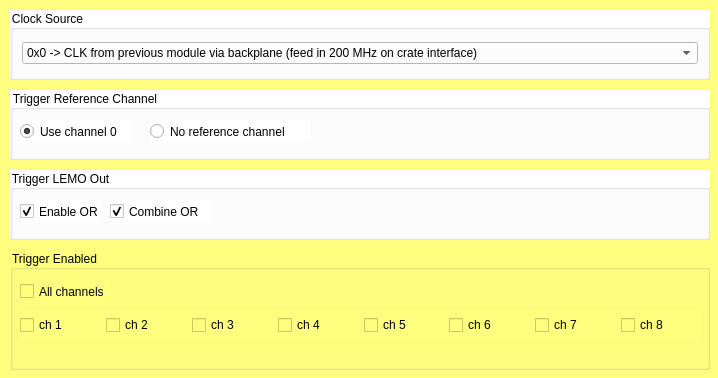
<?xml version="1.0" encoding="UTF-8"?>
<ui version="4.0">
 <class>TamexTriggerTab</class>
 <widget class="QWidget" name="TamexTriggerTab">
  <property name="geometry">
   <rect>
    <x>0</x>
    <y>0</y>
    <width>718</width>
    <height>378</height>
   </rect>
  </property>
  <property name="sizePolicy">
   <sizepolicy hsizetype="Preferred" vsizetype="Preferred">
    <horstretch>0</horstretch>
    <verstretch>0</verstretch>
   </sizepolicy>
  </property>
  <property name="windowTitle">
   <string>Form</string>
  </property>
  <property name="styleSheet">
   <string notr="true">background-color: rgb(255, 255, 127);</string>
  </property>
  <widget class="QGroupBox" name="groupBox_2">
   <property name="geometry">
    <rect>
     <x>10</x>
     <y>90</y>
     <width>700</width>
     <height>70</height>
    </rect>
   </property>
   <property name="styleSheet">
    <string notr="true">background-color: rgb(255, 255, 255);</string>
   </property>
   <property name="title">
    <string>Trigger Reference Channel</string>
   </property>
   <widget class="QRadioButton" name="rb_use_cannel_0">
    <property name="geometry">
     <rect>
      <x>10</x>
      <y>30</y>
      <width>111</width>
      <height>23</height>
     </rect>
    </property>
    <property name="text">
     <string>Use channel 0</string>
    </property>
    <property name="checked">
     <bool>true</bool>
    </property>
   </widget>
   <widget class="QRadioButton" name="rb_no_ref_channel">
    <property name="geometry">
     <rect>
      <x>140</x>
      <y>30</y>
      <width>161</width>
      <height>23</height>
     </rect>
    </property>
    <property name="text">
     <string>No reference channel</string>
    </property>
   </widget>
  </widget>
  <widget class="QGroupBox" name="groupBox_3">
   <property name="geometry">
    <rect>
     <x>10</x>
     <y>170</y>
     <width>700</width>
     <height>70</height>
    </rect>
   </property>
   <property name="styleSheet">
    <string notr="true">background-color: rgb(255, 255, 255);</string>
   </property>
   <property name="title">
    <string>Trigger LEMO Out</string>
   </property>
   <widget class="QCheckBox" name="ckbx_enable_or">
    <property name="geometry">
     <rect>
      <x>10</x>
      <y>30</y>
      <width>82</width>
      <height>23</height>
     </rect>
    </property>
    <property name="text">
     <string>Enable OR</string>
    </property>
    <property name="checked">
     <bool>true</bool>
    </property>
   </widget>
   <widget class="QCheckBox" name="ckbx_comb_or">
    <property name="geometry">
     <rect>
      <x>100</x>
      <y>30</y>
      <width>101</width>
      <height>23</height>
     </rect>
    </property>
    <property name="text">
     <string>Combine OR</string>
    </property>
    <property name="checked">
     <bool>true</bool>
    </property>
   </widget>
  </widget>
  <widget class="QGroupBox" name="ClockSourcegroupBox">
   <property name="geometry">
    <rect>
     <x>10</x>
     <y>10</y>
     <width>700</width>
     <height>70</height>
    </rect>
   </property>
   <property name="styleSheet">
    <string notr="true">background-color: rgb(255, 255, 255);</string>
   </property>
   <property name="title">
    <string>Clock Source</string>
   </property>
   <layout class="QGridLayout" name="gridLayout_6">
    <item row="0" column="0">
     <widget class="QComboBox" name="cb_ClockSource">
      <property name="toolTip">
       <string>&lt;html&gt;&lt;head/&gt;&lt;body&gt;&lt;p&gt;Clock Source for TDC. NO AutoApply! Please press apply to reset these settings.&lt;/p&gt;&lt;/body&gt;&lt;/html&gt;</string>
      </property>
      <property name="currentIndex">
       <number>0</number>
      </property>
      <item>
       <property name="text">
        <string>0x0 -&gt; CLK from previous module via backplane (feed in 200 MHz on crate interface)</string>
       </property>
      </item>
      <item>
       <property name="text">
        <string>0x1 -&gt; CLK from on-board oscillator</string>
       </property>
      </item>
      <item>
       <property name="text">
        <string>0x2 -&gt; CLK from 2-pin LEMO on front (feed in 200 MHz)</string>
       </property>
      </item>
      <item>
       <property name="text">
        <string>0x4 -&gt; CLK from previous module via backplane (first module CLK-master with local CLK)</string>
       </property>
      </item>
      <item>
       <property name="text">
        <string>0x8 -&gt; CLK from previous module via backplane (first module CLK-master with external CLK from front)</string>
       </property>
      </item>
     </widget>
    </item>
   </layout>
  </widget>
  <widget class="QGroupBox" name="groupBox">
   <property name="geometry">
    <rect>
     <x>10</x>
     <y>250</y>
     <width>700</width>
     <height>120</height>
    </rect>
   </property>
   <property name="title">
    <string>Trigger Enabled</string>
   </property>
   <widget class="QCheckBox" name="ckbx_ch_all">
    <property name="geometry">
     <rect>
      <x>10</x>
      <y>30</y>
      <width>91</width>
      <height>23</height>
     </rect>
    </property>
    <property name="text">
     <string>All channels</string>
    </property>
   </widget>
   <widget class="QWidget" name="">
    <property name="geometry">
     <rect>
      <x>10</x>
      <y>60</y>
      <width>681</width>
      <height>31</height>
     </rect>
    </property>
    <layout class="QHBoxLayout" name="horizontalLayout">
     <item>
      <widget class="QCheckBox" name="ckbx_ch_0">
       <property name="text">
        <string>ch 1</string>
       </property>
      </widget>
     </item>
     <item>
      <widget class="QCheckBox" name="ckbx_ch_1">
       <property name="text">
        <string>ch 2</string>
       </property>
      </widget>
     </item>
     <item>
      <widget class="QCheckBox" name="ckbx_ch_2">
       <property name="text">
        <string>ch 3</string>
       </property>
      </widget>
     </item>
     <item>
      <widget class="QCheckBox" name="ckbx_ch_3">
       <property name="text">
        <string>ch 4</string>
       </property>
      </widget>
     </item>
     <item>
      <widget class="QCheckBox" name="ckbx_ch_4">
       <property name="text">
        <string>ch 5</string>
       </property>
      </widget>
     </item>
     <item>
      <widget class="QCheckBox" name="ckbx_ch_5">
       <property name="text">
        <string>ch 6</string>
       </property>
      </widget>
     </item>
     <item>
      <widget class="QCheckBox" name="ckbx_ch_6">
       <property name="text">
        <string>ch 7</string>
       </property>
      </widget>
     </item>
     <item>
      <widget class="QCheckBox" name="ckbx_ch_7">
       <property name="text">
        <string>ch 8</string>
       </property>
      </widget>
     </item>
    </layout>
   </widget>
  </widget>
 </widget>
 <resources/>
 <connections/>
</ui>
